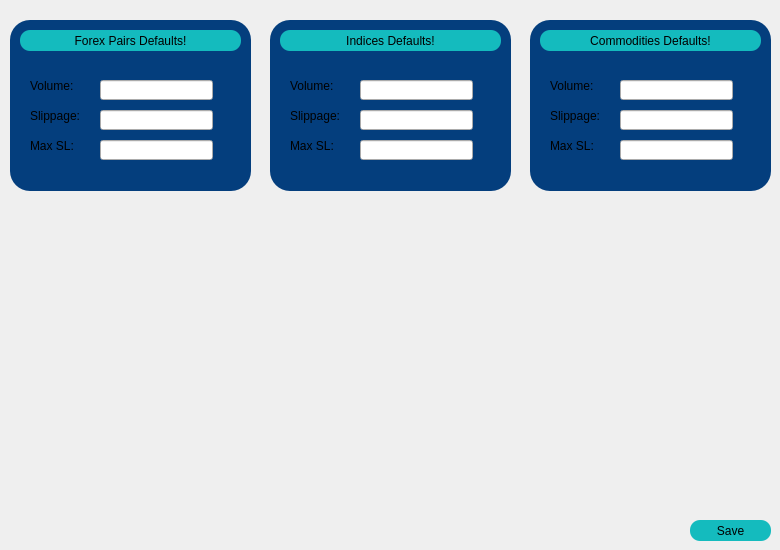
    <widget class="QWidget" name="mtanalytics">
     <property name="styleSheet">
      <string notr="true">#defaults{
background-color:rgb(217, 220, 255);
border-radius:10px;
}</string>
     </property>
     <widget class="QWidget" name="defaultwidget1" native="true">
      <property name="geometry">
       <rect>
        <x>10</x>
        <y>20</y>
        <width>241</width>
        <height>171</height>
       </rect>
      </property>
      <property name="styleSheet">
       <string notr="true">#defaultwidget1{
background-color:#043e7D;
border-radius:20px;
padding:20px;
border:10px,solid, '#aafffa';
font: 10pt &quot;MV Boli&quot;;
border:2px solid '#14bbbe';}
</string>
      </property>
      <widget class="QPushButton" name="pushButton_11">
       <property name="geometry">
        <rect>
         <x>10</x>
         <y>10</y>
         <width>221</width>
         <height>21</height>
        </rect>
       </property>
       <property name="styleSheet">
        <string notr="true">*{
border-radius: 10px;
font: 75 12pt &quot;MV Boli&quot;;
background-color:#14bbbe;
} 
</string>
       </property>
       <property name="text">
        <string>Forex Pairs Defaults!</string>
       </property>
      </widget>
      <widget class="QLabel" name="label_10">
       <property name="geometry">
        <rect>
         <x>20</x>
         <y>56</y>
         <width>71</width>
         <height>20</height>
        </rect>
       </property>
       <property name="styleSheet">
        <string notr="true">font: 12pt &quot;MV Boli&quot;;
color:'#14bbbe';
</string>
       </property>
       <property name="text">
        <string>Volume:</string>
       </property>
      </widget>
      <widget class="QLineEdit" name="fxvolume">
       <property name="geometry">
        <rect>
         <x>90</x>
         <y>60</y>
         <width>113</width>
         <height>20</height>
        </rect>
       </property>
       <property name="text">
        <string/>
       </property>
      </widget>
      <widget class="QLineEdit" name="fxslippage">
       <property name="geometry">
        <rect>
         <x>90</x>
         <y>90</y>
         <width>113</width>
         <height>20</height>
        </rect>
       </property>
       <property name="text">
        <string/>
       </property>
      </widget>
      <widget class="QLabel" name="label_11">
       <property name="geometry">
        <rect>
         <x>20</x>
         <y>86</y>
         <width>71</width>
         <height>20</height>
        </rect>
       </property>
       <property name="styleSheet">
        <string notr="true">font: 12pt &quot;MV Boli&quot;;
color:'#14bbbe';
</string>
       </property>
       <property name="text">
        <string>Slippage:</string>
       </property>
      </widget>
      <widget class="QLineEdit" name="fxmaxsl">
       <property name="geometry">
        <rect>
         <x>90</x>
         <y>120</y>
         <width>113</width>
         <height>20</height>
        </rect>
       </property>
       <property name="text">
        <string/>
       </property>
      </widget>
      <widget class="QLabel" name="label_12">
       <property name="geometry">
        <rect>
         <x>20</x>
         <y>115</y>
         <width>71</width>
         <height>21</height>
        </rect>
       </property>
       <property name="styleSheet">
        <string notr="true">font: 12pt &quot;MV Boli&quot;;
color:'#14bbbe';
</string>
       </property>
       <property name="text">
        <string>Max SL:</string>
       </property>
      </widget>
     </widget>
     <widget class="QWidget" name="defaultwidget2" native="true">
      <property name="geometry">
       <rect>
        <x>270</x>
        <y>20</y>
        <width>241</width>
        <height>171</height>
       </rect>
      </property>
      <property name="styleSheet">
       <string notr="true">#defaultwidget2{
background-color:#043e7D;
border-radius:20px;
padding:20px;
border:10px,solid, '#aafffa';
font: 10pt &quot;MV Boli&quot;;
border:2px solid '#14bbbe';}
</string>
      </property>
      <widget class="QPushButton" name="pushButton_12">
       <property name="geometry">
        <rect>
         <x>10</x>
         <y>10</y>
         <width>221</width>
         <height>21</height>
        </rect>
       </property>
       <property name="styleSheet">
        <string notr="true">*{
border-radius: 10px;
font: 75 12pt &quot;MV Boli&quot;;
background-color:#14bbbe;
} 
</string>
       </property>
       <property name="text">
        <string>Indices Defaults!</string>
       </property>
      </widget>
      <widget class="QLabel" name="label_15">
       <property name="geometry">
        <rect>
         <x>20</x>
         <y>56</y>
         <width>71</width>
         <height>20</height>
        </rect>
       </property>
       <property name="styleSheet">
        <string notr="true">font: 12pt &quot;MV Boli&quot;;
color:'#14bbbe';
</string>
       </property>
       <property name="text">
        <string>Volume:</string>
       </property>
      </widget>
      <widget class="QLineEdit" name="indexvolume">
       <property name="geometry">
        <rect>
         <x>90</x>
         <y>60</y>
         <width>113</width>
         <height>20</height>
        </rect>
       </property>
       <property name="text">
        <string/>
       </property>
      </widget>
      <widget class="QLineEdit" name="indexslippage">
       <property name="geometry">
        <rect>
         <x>90</x>
         <y>90</y>
         <width>113</width>
         <height>20</height>
        </rect>
       </property>
       <property name="text">
        <string/>
       </property>
      </widget>
      <widget class="QLabel" name="label_16">
       <property name="geometry">
        <rect>
         <x>20</x>
         <y>86</y>
         <width>71</width>
         <height>20</height>
        </rect>
       </property>
       <property name="styleSheet">
        <string notr="true">font: 12pt &quot;MV Boli&quot;;
color:'#14bbbe';
</string>
       </property>
       <property name="text">
        <string>Slippage:</string>
       </property>
      </widget>
      <widget class="QLineEdit" name="indexmaxsl">
       <property name="geometry">
        <rect>
         <x>90</x>
         <y>120</y>
         <width>113</width>
         <height>20</height>
        </rect>
       </property>
       <property name="text">
        <string/>
       </property>
      </widget>
      <widget class="QLabel" name="label_17">
       <property name="geometry">
        <rect>
         <x>20</x>
         <y>115</y>
         <width>71</width>
         <height>21</height>
        </rect>
       </property>
       <property name="styleSheet">
        <string notr="true">font: 12pt &quot;MV Boli&quot;;
color:'#14bbbe';
</string>
       </property>
       <property name="text">
        <string>Max SL:</string>
       </property>
      </widget>
     </widget>
     <widget class="QWidget" name="defaultwidget3" native="true">
      <property name="geometry">
       <rect>
        <x>530</x>
        <y>20</y>
        <width>241</width>
        <height>171</height>
       </rect>
      </property>
      <property name="styleSheet">
       <string notr="true">#defaultwidget3{
background-color:#043e7D;
border-radius:20px;
padding:20px;
border:10px,solid, '#aafffa';
font: 10pt &quot;MV Boli&quot;;
border:2px solid '#14bbbe';}
</string>
      </property>
      <widget class="QPushButton" name="pushButton_13">
       <property name="geometry">
        <rect>
         <x>10</x>
         <y>10</y>
         <width>221</width>
         <height>21</height>
        </rect>
       </property>
       <property name="styleSheet">
        <string notr="true">*{
border-radius: 10px;
font: 75 12pt &quot;MV Boli&quot;;
background-color:#14bbbe;
} 
</string>
       </property>
       <property name="text">
        <string>Commodities Defaults!</string>
       </property>
      </widget>
      <widget class="QLabel" name="label_20">
       <property name="geometry">
        <rect>
         <x>20</x>
         <y>56</y>
         <width>71</width>
         <height>20</height>
        </rect>
       </property>
       <property name="styleSheet">
        <string notr="true">font: 12pt &quot;MV Boli&quot;;
color:'#14bbbe';
</string>
       </property>
       <property name="text">
        <string>Volume:</string>
       </property>
      </widget>
      <widget class="QLineEdit" name="comvolume">
       <property name="geometry">
        <rect>
         <x>90</x>
         <y>60</y>
         <width>113</width>
         <height>20</height>
        </rect>
       </property>
       <property name="text">
        <string/>
       </property>
      </widget>
      <widget class="QLineEdit" name="comslippage">
       <property name="geometry">
        <rect>
         <x>90</x>
         <y>90</y>
         <width>113</width>
         <height>20</height>
        </rect>
       </property>
       <property name="text">
        <string/>
       </property>
      </widget>
      <widget class="QLabel" name="label_21">
       <property name="geometry">
        <rect>
         <x>20</x>
         <y>86</y>
         <width>71</width>
         <height>20</height>
        </rect>
       </property>
       <property name="styleSheet">
        <string notr="true">font: 12pt &quot;MV Boli&quot;;
color:'#14bbbe';
</string>
       </property>
       <property name="text">
        <string>Slippage:</string>
       </property>
      </widget>
      <widget class="QLineEdit" name="commaxsl">
       <property name="geometry">
        <rect>
         <x>90</x>
         <y>120</y>
         <width>113</width>
         <height>20</height>
        </rect>
       </property>
       <property name="text">
        <string/>
       </property>
      </widget>
      <widget class="QLabel" name="label_22">
       <property name="geometry">
        <rect>
         <x>20</x>
         <y>115</y>
         <width>71</width>
         <height>21</height>
        </rect>
       </property>
       <property name="styleSheet">
        <string notr="true">font: 12pt &quot;MV Boli&quot;;
color:'#14bbbe';
</string>
       </property>
       <property name="text">
        <string>Max SL:</string>
       </property>
      </widget>
     </widget>
     <widget class="QPushButton" name="defaultsavebtn">
      <property name="geometry">
       <rect>
        <x>690</x>
        <y>520</y>
        <width>81</width>
        <height>21</height>
       </rect>
      </property>
      <property name="cursor">
       <cursorShape>PointingHandCursor</cursorShape>
      </property>
      <property name="styleSheet">
       <string notr="true">
*{
border-radius: 10px;
background-color:#14bbbe;
} 
*:hover{
                        background: '#aafffa';
                    }</string>
      </property>
      <property name="text">
       <string>Save</string>
      </property>
     </widget>
    </widget>
